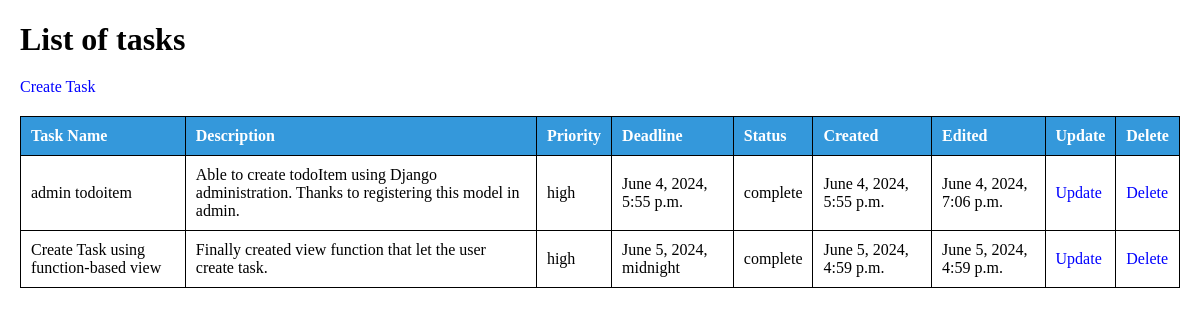
/, run on an earlier commit of the app's database.
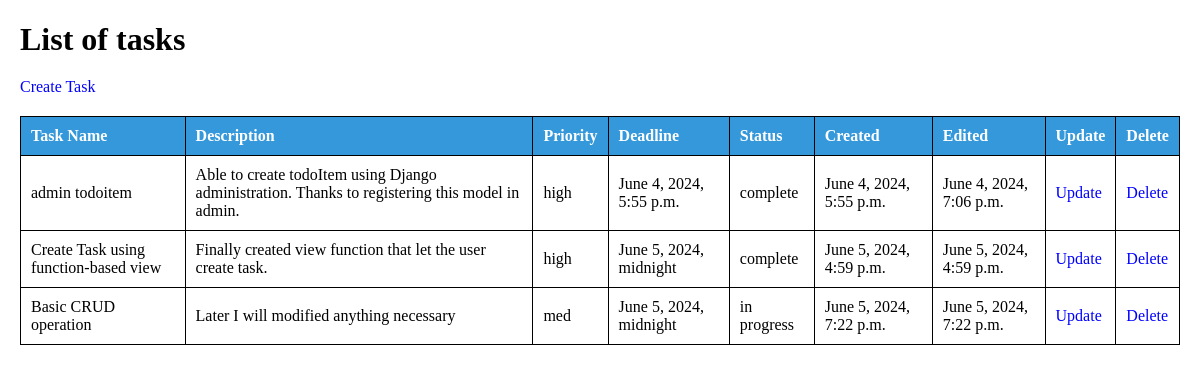
And on a later commit of the database.
### todo_app/models.py (models this page shows, shortened)
class TaskModel(models.Model):
	PRIORITY_CHOICES = {
		'low': 'Low',
		'med': 'Medium',
		'high': 'High'
	}
	STATUS_CHOICES = {
		'not started': 'Not started',
		'in progress': 'In progress',
		'complete': 'Complete'
	}
	task_name = models.CharField(max_length=200)
	description = models.CharField(max_length=400, blank=True)
	priority = models.CharField(max_length=4, choices=PRIORITY_CHOICES)
	deadline = models.DateTimeField()
	status = models.CharField(max_length=11, choices=STATUS_CHOICES)
	created = models.DateTimeField(auto_now_add=True)
	edited = models.DateTimeField(auto_now=True)

### todo_app/views.py (the view)
# urls.py: path('', views.read_task, name='home'),
def read_task(request):  # shows the list of all tasks
	tasks = TaskModel.objects.all()
	return render(request, "todo_app/home.html", {'tasks': tasks})

### todo_app/templates/todo_app/home.html (shortened to what this page needs)
<!DOCTYPE html>
<html lang="en">
{% load static %}
<link rel="stylesheet" href="{% static 'todo_app/style.css' %}">
<head>
</head>
<body>
<h1>List of tasks</h1>
<a href="{% url 'create' %}">Create Task</a>
    <table>
        <thead>
            <tr>
                <th>Task Name</th>
                <th>Description</th>
                <th>Priority</th>
                <th>Deadline</th>
                <th>Status</th>
                <th>Created</th>
                <th>Edited</th>
                <th>Update</th>
                <th>Delete</th>
            </tr>
        </thead>
        <tbody>
            {% for task in tasks %}
                <tr>
                    <td>{{ task.task_name }}</td>
                    <td>{{ task.description }}</td>
                    <td>{{ task.priority }}</td>
                    <td>{{ task.deadline }}</td>
                    <td>{{ task.status }}</td>
                    <td>{{ task.created }}</td>
                    <td>{{ task.edited }}</td>
                    <td>
                        <a href="{% url 'update' task.id %}">Update</a>
                    </td>
                    <td>
                        <a href="{% url 'delete' task.id %}">Delete</a>
                    </td>
                </tr>
            {% endfor %}
        </tbody>
    </table>
</body>
</html>

What changed in the data, as far as the page shows it:
added TaskModel: task_name "Basic CRUD operation", description "Later I will modified anything necessary", priority "med", deadline "June 5, 2024, midnight", status "in progress", created "June 5, 2024, 7:22 p.m.", edited "June 5, 2024, 7:22 p.m."
